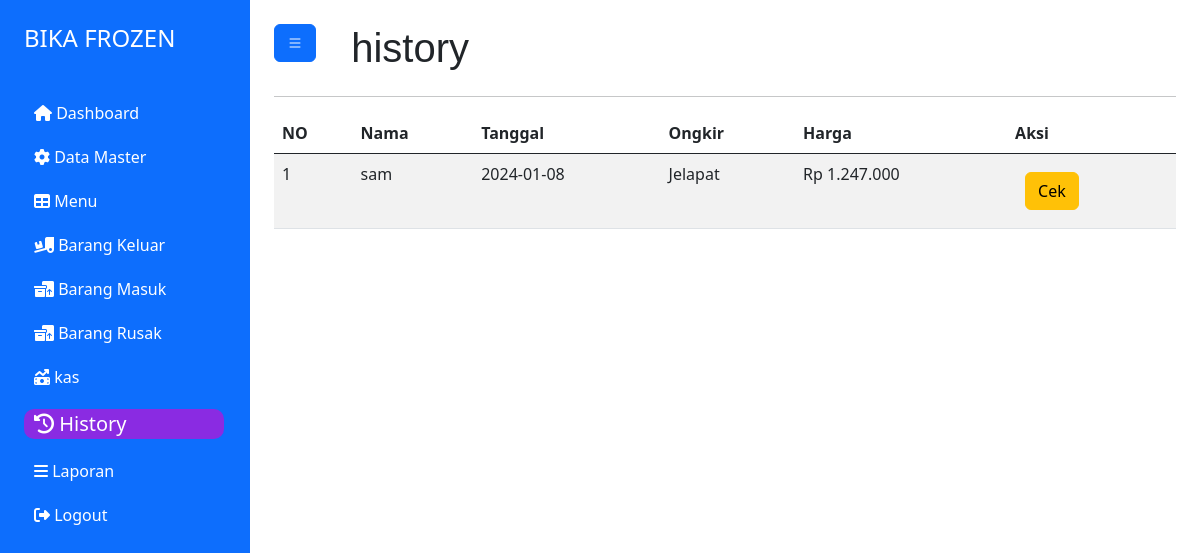
The page /index.php?page=history (signed in) on the database as committed earlier.
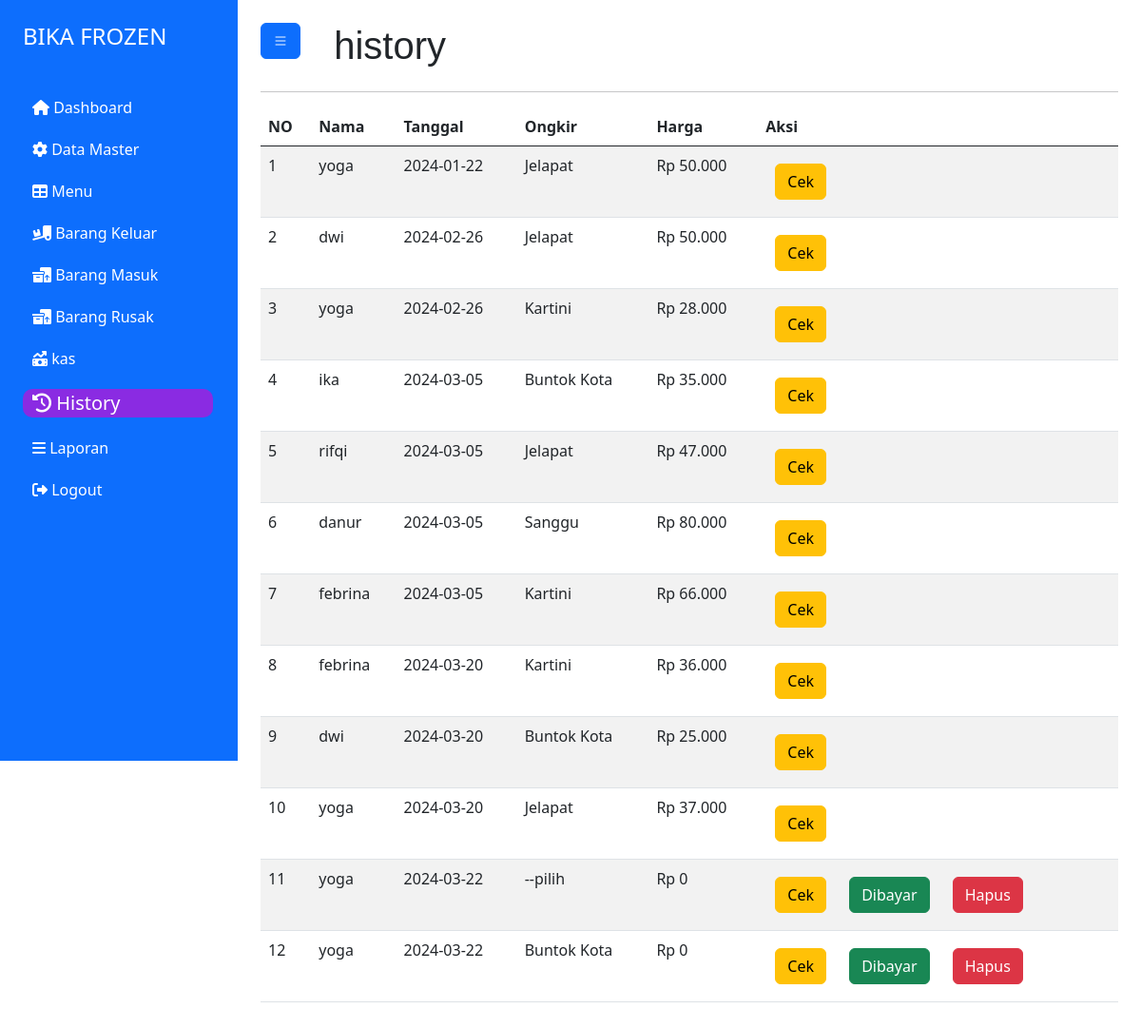
The same page on the database as committed later.
### tables this page shows
CREATE TABLE `order` (
  `id_order` int(11) NOT NULL,
  `id_pelanggan` int(11) NOT NULL,
  `id_ongkir` int(11) NOT NULL,
  `tgl` date NOT NULL,
  `harga` varchar(50) NOT NULL,
  `alamat` varchar(225) DEFAULT NULL,
  `pembayaran` int(2) NOT NULL
);

CREATE TABLE `pelanggan` (
  `id_pelanggan` int(11) NOT NULL,
  `id_user` int(11) NOT NULL,
  `nama` varchar(50) NOT NULL,
  `tempat` varchar(50) NOT NULL,
  `tgl` date NOT NULL,
  `alamat` varchar(50) NOT NULL,
  `no_hp` varchar(20) NOT NULL
);

CREATE TABLE `ongkir` (
  `id_ongkir` int(11) NOT NULL,
  `kota` varchar(50) NOT NULL,
  `harga` varchar(50) NOT NULL
);

### halaman/history/list.php (the view)
<?php
    include "././koneksi.php";
    $id_pel = $_SESSION['id'];
    if($_SESSION['level'] == "Admin"){
        $query = mysqli_query($koneksi,"SELECT `order`.*,pelanggan.*,ongkir.*, `order`.harga as hrg, `order`.tgl AS tgl_order FROM `order` JOIN pelanggan ON pelanggan.id_pelanggan = `order`.`id_pelanggan` JOIN ongkir ON ongkir.id_ongkir = `order`.`id_ongkir`");
    }else{
        $query = mysqli_query($koneksi,"SELECT `order`.*,pelanggan.*,ongkir.*, `order`.harga as hrg, `order`.tgl AS tgl_order FROM `order` JOIN pelanggan ON pelanggan.id_pelanggan = `order`.`id_pelanggan` JOIN ongkir ON ongkir.id_ongkir = `order`.`id_ongkir` WHERE pelanggan.id_user = $id_pel");
    }
?>
<div>
    <table id="example" class="table table-striped" style="width:100%">
        <thead>
            <tr>
                <th>NO</th>
                <th>Nama</th>
                <th>Tanggal</th>
                <th>Ongkir</th>
                <th>Harga</th>
                <th>Aksi</th>
            </tr>
        </thead>
        <tbody>
            <?php
                $no = 1;
                while($row = mysqli_fetch_array($query)){
                    ?>
            <tr>
                <td><?= $no++ ?></td>
                <td><?= $row['nama'] ?></td>
                <td><?= $row['tgl_order'] ?></td>
                <td><?= $row['kota'] ?></td>
                <td><?= $hasil_rupiah = "Rp " . number_format($row['hrg'],0,',','.') ?></td>
                <td>
                    <a href="index.php?page=menu&id_order=<?= $row['id_order']?>" class="btn btn-warning">Cek</a>
                    <?php
                                   if($_SESSION['level'] == "Admin"){
                                    if($row['pembayaran'] == 3){
                                    }else{
                                        ?>
                    <a href="index.php?page=bayar&id_order=<?= $row['id_order']?>" class="btn btn-success">Dibayar</a>
                    <a href="index.php?page=hapus_history&id_order=<?= $row['id_order']?>" class="btn btn-danger">Hapus</a>
                    <?php
                                    }
                                   }
                               ?>
                </td>
            </tr>
            <?php
                }
            ?>
        </tbody>
    </table>
</div>

Rows that differ between the two databases and show on the page:
removed order: id_pelanggan.nama "sam", tgl "2024-01-08", id_ongkir.kota "Jelapat", harga "Rp 1.247.000"
added order: id_pelanggan.nama "yoga", tgl "2024-01-22", id_ongkir.kota "Jelapat", harga "Rp 50.000"
added order: id_pelanggan.nama "dwi", tgl "2024-02-26", id_ongkir.kota "Jelapat", harga "Rp 50.000"
added order: id_pelanggan.nama "yoga", tgl "2024-02-26", id_ongkir.kota "Kartini", harga "Rp 28.000"
added order: id_pelanggan.nama "ika", tgl "2024-03-05", id_ongkir.kota "Buntok Kota", harga "Rp 35.000"
added order: id_pelanggan.nama "rifqi", tgl "2024-03-05", id_ongkir.kota "Jelapat", harga "Rp 47.000"
added order: id_pelanggan.nama "danur", tgl "2024-03-05", id_ongkir.kota "Sanggu", harga "Rp 80.000"
added order: id_pelanggan.nama "febrina", tgl "2024-03-05", id_ongkir.kota "Kartini", harga "Rp 66.000"
added order: id_pelanggan.nama "febrina", tgl "2024-03-20", id_ongkir.kota "Kartini", harga "Rp 36.000"
added order: id_pelanggan.nama "dwi", tgl "2024-03-20", id_ongkir.kota "Buntok Kota", harga "Rp 25.000"
added order: id_pelanggan.nama "yoga", tgl "2024-03-20", id_ongkir.kota "Jelapat", harga "Rp 37.000"
added order: id_pelanggan.nama "yoga", tgl "2024-03-22", id_ongkir.kota "--pilih", harga "Rp 0"
added order: id_pelanggan.nama "yoga", tgl "2024-03-22", id_ongkir.kota "Buntok Kota", harga "Rp 0"
